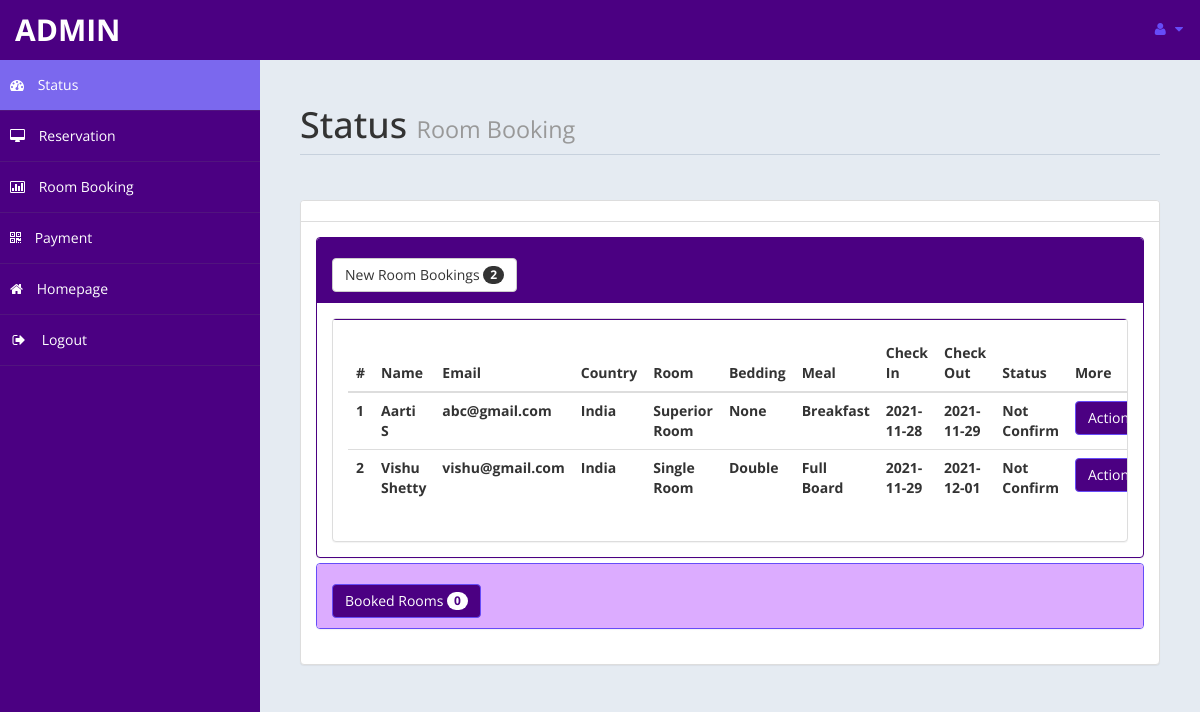
The page /admin/home.php (signed in) on the database its author committed.
### tables this page shows
CREATE TABLE `roombook` (
  `id` int(10) UNSIGNED NOT NULL,
  `Title` varchar(5) DEFAULT NULL,
  `FName` text DEFAULT NULL,
  `LName` text DEFAULT NULL,
  `Email` varchar(50) DEFAULT NULL,
  `National` varchar(30) DEFAULT NULL,
  `Country` varchar(30) DEFAULT NULL,
  `Phone` text DEFAULT NULL,
  `TRoom` varchar(20) DEFAULT NULL,
  `Bed` varchar(10) DEFAULT NULL,
  `NRoom` varchar(2) DEFAULT NULL,
  `Meal` varchar(15) DEFAULT NULL,
  `cin` date DEFAULT NULL,
  `cout` date DEFAULT NULL,
  `stat` varchar(15) DEFAULT NULL,
  `nodays` int(11) DEFAULT NULL
);

### admin/home.php (the view, shortened to what this page needs)
<!DOCTYPE html>
<html xmlns="http://www.w3.org/1999/xhtml">
<head>
    <link href="assets/css/bootstrap.css" rel="stylesheet" />
    <link href="assets/css/font-awesome.css" rel="stylesheet" />
    <link href="assets/js/morris/morris-0.4.3.min.css" rel="stylesheet" />
    <link href="assets/css/custom-styles.css" rel="stylesheet" />
</head>
<body>
    <div id="wrapper" style=" background: #4b0082;">
        <nav class="navbar navbar-default top-navbar" role="navigation" style=" background: #4b0082;">
            <div class="navbar-header">
                <a class="navbar-brand" href="home.php" style=" background: #4b0082;"> <?php echo $_SESSION["user"]; ?> </a>
            </div>
            <ul class="nav navbar-top-links navbar-right" >
                <li class="dropdown">
                    <a class="dropdown-toggle" data-toggle="dropdown" href="#" aria-expanded="false">
                        <i class="fa fa-user fa-fw"></i> <i class="fa fa-caret-down"></i>
                    </a>
                </li>
            </ul>
        </nav>
        <nav class="navbar-default navbar-side" role="navigation">
            <div class="sidebar-collapse">
                <ul class="nav" id="main-menu">
                    <li>
                        <a style=" background: #7b68ee;" class="acive-menu" href="home.php"><i class="fa fa-dashboard"></i> Status</a>
                    </li>
                    <li>
                        <a href="reservation.php"><i class="fa fa-desktop"></i> Reservation </a>
                    </li>
					<li>
                        <a href="roombook.php"><i class="fa fa-bar-chart-o"></i> Room Booking</a>
                    </li>
                    <li>
                        <a href="payment.php"><i class="fa fa-qrcode"></i> Payment</a>
                    </li>
                    <li>
                        <a  href="../index.php"><i class="fa fa-home"></i> Homepage</a>
                    </li>
                    <li>
                        <a href="logout.php"><i class="fa fa-sign-out fa-fw"></i> Logout</a>
                    </li>
					</ul>
            </div>
        </nav>
        <div id="page-wrapper">
            <div id="page-inner">
                <div class="row">
                    <div class="col-md-12">
                        <h1 class="page-header">
                            Status <small>Room Booking </small>
                        </h1>
                    </div>
                </div>
				<?php
						include ('db.php');
						$sql = "select * from roombook";
						$re = mysqli_query($con,$sql);
						$c =0;
						while($row=mysqli_fetch_array($re) )
						{
								$new = $row['stat'];
								if($new=="Not Confirm")
								{
									$c = $c + 1;
								}
						}
				?>
					<div class="row">
                <div class="col-md-12">
                    <div class="panel panel-default">
                        <div class="panel-heading">
                        </div>
                        <div class="panel-body">
                            <div class="panel-group" id="accordion">
							<div class="panel panel-primary">
                                    <div class="panel-heading">
                                        <h4 class="panel-title">
                                            <a data-toggle="collapse" data-parent="#accordion" href="#collapseTwo">
											<button class="btn btn-default" type="button">
												 New Room Bookings  <span class="badge"><?php echo $c ; ?></span>
											</button>
											</a>
                                        </h4>
                                    </div>
                                    <div id="collapseTwo" class="panel-collapse in" style="height: auto;">
                                        <div class="panel-body">
                                           <div class="panel panel-default">
                        <div class="panel-body">
                            <div class="table-responsive">
                                <table class="table">
                                    <thead>
                                        <tr>
                                            <th>#</th>
                                            <th>Name</th>
                                            <th>Email</th>
                                            <th>Country</th>
											<th>Room</th>
											<th>Bedding</th>
											<th>Meal</th>
											<th>Check In</th>
											<th>Check Out</th>
											<th>Status</th>
											<th>More</th>
                                        </tr>
                                    </thead>
                                    <tbody>
									<?php
									$tsql = "select * from roombook";
									$tre = mysqli_query($con,$tsql);
									while($trow=mysqli_fetch_array($tre) )
									{
										$co =$trow['stat'];
										if($co=="Not Confirm")
										{
											echo"<tr>
												<th>".$trow['id']."</th>
												<th>".$trow['FName']." ".$trow['LName']."</th>
												<th>".$trow['Email']."</th>
												<th>".$trow['Country']."</th>
												<th>".$trow['TRoom']."</th>
												<th>".$trow['Bed']."</th>
												<th>".$trow['Meal']."</th>
												<th>".$trow['cin']."</th>
												<th>".$trow['cout']."</th>
												<th>".$trow['stat']."</th>
												<th><a href='roombook.php?rid=".$trow['id']." ' class='btn btn-primary'>Action</a></th>
												</tr>";
										}
									}
									?>
                                    </tbody>
                                </table>
                            </div>
                        </div>
                    </div>
                                        </div>
                                    </div>
                                </div>
								<?php
								$r =0;
								?>
                                <div class="panel panel-info">
                                    <div class="panel-heading">
                                        <h4 class="panel-title">
                                            <a data-toggle="collapse" data-parent="#accordion" href="#collapseOne" class="collapsed">
											<button class="btn btn-primary" type="button">
												 Booked Rooms  <span class="badge"><?php echo $r ; ?></span>
											</button>
											</a>
                                        </h4>
                                    </div>
                                </div>
                                    </div>
                                </div>
                            </div>
                        </div>
                    </div>
                </div>
            </div>
            </div>
</body>
</html>

### admin/assets/css/custom-styles.css (style rules this page uses)
body { font-family: 'Open Sans', sans-serif; }
#wrapper { width: 100%; background: #4b0082; }
#page-wrapper { padding: 15px 15px; min-height: 600px; background: #E5EBF2; }
#page-inner { width: 100%; margin: 10px 20px 10px 0px; background-color: transparent; padding: 10px; min-height: 1200px; }
h1, .h1, h2, .h2, h3, .h3 { margin-top: 7px; margin-bottom: -5px; }
h4 { padding-top: 10px; }
.page-header { padding-bottom: 9px; margin: 10px 0 45px; border-bottom: 1px solid #C7D1DD; }
.panel-default>.panel-heading { color: #000; background-color: #FFFFFF; border-color: #ddd; font-weight: bold; }
.top-navbar { margin: 0px; }
.top-navbar .navbar-brand { color: #fff; width: 260px; text-align: left; height: 60px; font-size: 30px; font-weight: 700; text-transform: uppercase; line-height: 30px; }
.top-navbar .nav>li { position: relative; display: inline-block; }
.top-navbar .nav>li>a { position: relative; display: block; padding: 19px 15px; color: #664cf8; }
.sidebar-collapse, .sidebar-collapse .nav { background: none; }
.sidebar-collapse .nav { padding: 0; }
.sidebar-collapse .nav>li>a { color: #fff; background: transparent; text-shadow: none; }
.sidebar-collapse>.nav>li>a { padding: 15px 10px; }
.sidebar-collapse>.nav>li { border-bottom: 1px solid rgba(107, 108, 109, 0.19); }
.navbar-side { border: none; background-color: transparent; }
.top-navbar { background: #4b0082; border-bottom: none; }
.top-navbar .nav>li>a>i { margin-right: 2px; }
.navbar-default { border: 0px solid black; }
.navbar-header { background: #4b0082; }
.nav>li>a>i { margin-right: 10px; }
@media (min-width:768px) { #page-wrapper { margin: 0 0 0 260px; padding: 15px 30px; min-height: 1200px; } }
@media (min-width:768px) { .navbar-side { z-index: 1; position: absolute; width: 260px; } }
@media (min-width:768px) { .navbar { border-radius: 0px; } }

### rows shown on the page
roombook: id "1", FName "Aarti", LName "S", Email "abc@gmail.com", Country "India", TRoom "Superior Room", Bed "None", Meal "Breakfast", cin "2021-11-28", cout "2021-11-29", stat "Not Confirm"
roombook: id "2", FName "Vishu", LName "Shetty", Email "vishu@gmail.com", Country "India", TRoom "Single Room", Bed "Double", Meal "Full Board", cin "2021-11-29", cout "2021-12-01", stat "Not Confirm"

### other values the page prints
$_SESSION["user"] "ADMIN"
$c "2"
$r "0"
